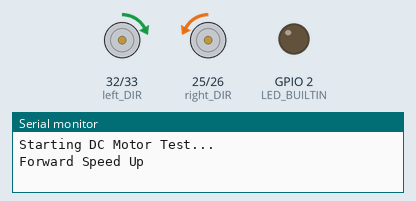
The sketch below on a simulated ESP32. Shown: direction and speed pins drawn as motors (green arrow = direction pin HIGH = forward, orange = LOW = backward, longer = more drive), output pins drawn as LEDs (lit = HIGH), the last lines printed to the serial monitor. At 12.8 s the program stops and its outputs stay as they are.

Above: at 0.15 s.
At 1.65 s:
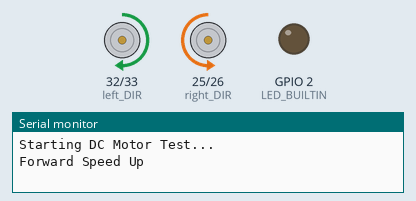
At 3.45 s:
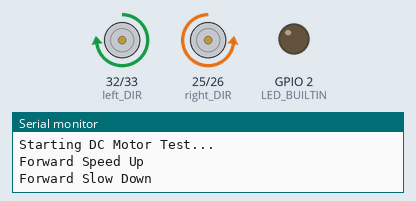
At 7.11 s:
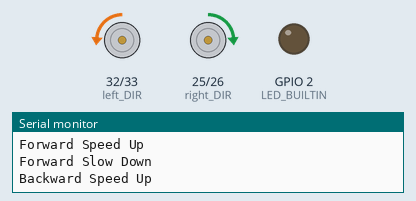
At 10.12 s:
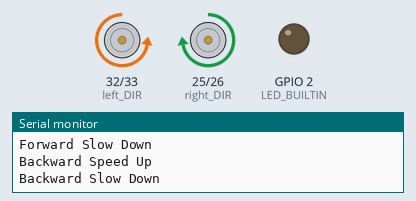
At 12.9 s:
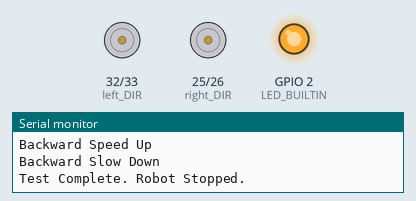
Timing chart, 0 to 14.3 s (numbered marks = the images above):
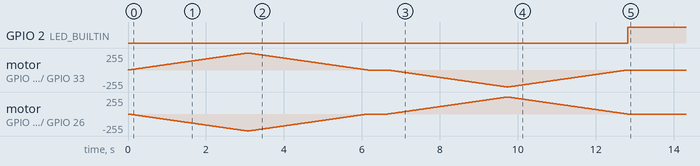

Measured:
- by itself, GPIO 2 (LED_BUILTIN): LOW → HIGH at 12.8 s

The sketch:

MOTORGTESTOG.ino
```cpp
#define left_DIR 32
#define left_PWM 33
#define right_DIR 25
#define right_PWM 26
#define LED_BUILTIN 2

void setup() {
  // Set motor and LED pins as output
  pinMode(left_DIR, OUTPUT);
  pinMode(left_PWM, OUTPUT);
  pinMode(right_DIR, OUTPUT);
  pinMode(right_PWM, OUTPUT);
  pinMode(LED_BUILTIN, OUTPUT);

  Serial.begin(115200);
  Serial.println("Starting DC Motor Test...");
}

// === Helper Function to Set Motor Speed and Direction ===
void setMotor(int pwmPin, int dirPin, int speed, bool reverse) {
  speed = constrain(speed, -255, 255);  // limit speed range
  bool direction = speed >= 0;
  if (reverse) direction = !direction;

  digitalWrite(dirPin, direction);  // set direction
  analogWrite(pwmPin, abs(speed));  // set speed (PWM value)
}

void loop() {
  // === Forward Test ===
  Serial.println("Forward Speed Up");
  for (int speed = 0; speed <= 255; speed++) {
    setMotor(left_PWM, left_DIR, speed, false);
    setMotor(right_PWM, right_DIR, speed, true);  // reverse one side if needed
    delay(12);                                    // 256 * 12ms ≈ 3 seconds
  }

  Serial.println("Forward Slow Down");
  for (int speed = 255; speed >= 0; speed--) {
    setMotor(left_PWM, left_DIR, speed, false);
    setMotor(right_PWM, right_DIR, speed, true);
    delay(12);
  }

  delay(500);

  // === Backward Test ===
  Serial.println("Backward Speed Up");
  for (int speed = 0; speed <= 255; speed++) {
    setMotor(left_PWM, left_DIR, -speed, false);
    setMotor(right_PWM, right_DIR, -speed, true);
    delay(12);
  }

  Serial.println("Backward Slow Down");
  for (int speed = 255; speed >= 0; speed--) {
    setMotor(left_PWM, left_DIR, -speed, false);
    setMotor(right_PWM, right_DIR, -speed, true);
    delay(12);
  }

  // === Stop Motors ===
  setMotor(left_PWM, left_DIR, 0, false);
  setMotor(right_PWM, right_DIR, 0, true);
  Serial.println("Test Complete. Robot Stopped.");

  // === Light up LED to show test done ===
  digitalWrite(LED_BUILTIN, HIGH);
  while (1)
    ;  // Stop program here
}
```
